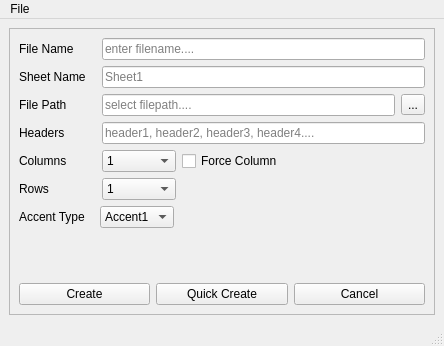
<?xml version="1.0" encoding="UTF-8"?>
<ui version="4.0">
 <class>MainWindow</class>
 <widget class="QMainWindow" name="MainWindow">
  <property name="geometry">
   <rect>
    <x>0</x>
    <y>0</y>
    <width>444</width>
    <height>346</height>
   </rect>
  </property>
  <property name="minimumSize">
   <size>
    <width>400</width>
    <height>330</height>
   </size>
  </property>
  <property name="windowTitle">
   <string>MainWindow</string>
  </property>
  <widget class="QWidget" name="centralwidget">
   <layout class="QGridLayout" name="gridLayout_2">
    <item row="0" column="0">
     <widget class="QFrame" name="main_frm">
      <property name="frameShape">
       <enum>QFrame::StyledPanel</enum>
      </property>
      <property name="frameShadow">
       <enum>QFrame::Raised</enum>
      </property>
      <layout class="QGridLayout" name="gridLayout">
       <item row="1" column="0">
        <layout class="QHBoxLayout" name="horizontalLayout_2">
         <item>
          <widget class="QLabel" name="sheetname_LBL">
           <property name="minimumSize">
            <size>
             <width>77</width>
             <height>0</height>
            </size>
           </property>
           <property name="text">
            <string>Sheet Name</string>
           </property>
          </widget>
         </item>
         <item>
          <widget class="QLineEdit" name="sheetname_LE">
           <property name="minimumSize">
            <size>
             <width>200</width>
             <height>0</height>
            </size>
           </property>
           <property name="placeholderText">
            <string>Sheet1</string>
           </property>
          </widget>
         </item>
        </layout>
       </item>
       <item row="2" column="0">
        <layout class="QHBoxLayout" name="horizontalLayout_3">
         <item>
          <widget class="QLabel" name="filepath_LBL">
           <property name="minimumSize">
            <size>
             <width>77</width>
             <height>0</height>
            </size>
           </property>
           <property name="text">
            <string>File Path</string>
           </property>
          </widget>
         </item>
         <item>
          <widget class="QLineEdit" name="filepath_LE">
           <property name="minimumSize">
            <size>
             <width>200</width>
             <height>0</height>
            </size>
           </property>
           <property name="placeholderText">
            <string>select filepath....</string>
           </property>
          </widget>
         </item>
         <item>
          <widget class="QToolButton" name="filepath_TB">
           <property name="text">
            <string>...</string>
           </property>
          </widget>
         </item>
        </layout>
       </item>
       <item row="5" column="0">
        <layout class="QHBoxLayout" name="horizontalLayout_5">
         <item>
          <widget class="QLabel" name="cols_LBL">
           <property name="minimumSize">
            <size>
             <width>77</width>
             <height>0</height>
            </size>
           </property>
           <property name="maximumSize">
            <size>
             <width>77</width>
             <height>16777215</height>
            </size>
           </property>
           <property name="text">
            <string>Columns</string>
           </property>
          </widget>
         </item>
         <item>
          <widget class="QComboBox" name="cols_CB">
           <property name="maximumSize">
            <size>
             <width>74</width>
             <height>16777215</height>
            </size>
           </property>
           <item>
            <property name="text">
             <string>1</string>
            </property>
           </item>
           <item>
            <property name="text">
             <string>2</string>
            </property>
           </item>
           <item>
            <property name="text">
             <string>3</string>
            </property>
           </item>
           <item>
            <property name="text">
             <string>4</string>
            </property>
           </item>
           <item>
            <property name="text">
             <string>5</string>
            </property>
           </item>
           <item>
            <property name="text">
             <string>6</string>
            </property>
           </item>
           <item>
            <property name="text">
             <string>7</string>
            </property>
           </item>
           <item>
            <property name="text">
             <string>8</string>
            </property>
           </item>
           <item>
            <property name="text">
             <string>9</string>
            </property>
           </item>
           <item>
            <property name="text">
             <string>10</string>
            </property>
           </item>
          </widget>
         </item>
         <item>
          <widget class="QCheckBox" name="checkBox">
           <property name="text">
            <string>Force Column</string>
           </property>
          </widget>
         </item>
        </layout>
       </item>
       <item row="0" column="0">
        <layout class="QHBoxLayout" name="horizontalLayout">
         <item>
          <widget class="QLabel" name="filename_LBL">
           <property name="minimumSize">
            <size>
             <width>77</width>
             <height>0</height>
            </size>
           </property>
           <property name="text">
            <string>File Name</string>
           </property>
          </widget>
         </item>
         <item>
          <widget class="QLineEdit" name="filename_LE">
           <property name="minimumSize">
            <size>
             <width>200</width>
             <height>0</height>
            </size>
           </property>
           <property name="placeholderText">
            <string>enter filename....</string>
           </property>
          </widget>
         </item>
        </layout>
       </item>
       <item row="6" column="0">
        <layout class="QHBoxLayout" name="horizontalLayout_4">
         <item>
          <widget class="QLabel" name="rows_LBL">
           <property name="minimumSize">
            <size>
             <width>77</width>
             <height>0</height>
            </size>
           </property>
           <property name="maximumSize">
            <size>
             <width>77</width>
             <height>16777215</height>
            </size>
           </property>
           <property name="text">
            <string>Rows</string>
           </property>
          </widget>
         </item>
         <item>
          <widget class="QComboBox" name="rows_CB">
           <property name="minimumSize">
            <size>
             <width>74</width>
             <height>0</height>
            </size>
           </property>
           <property name="maximumSize">
            <size>
             <width>74</width>
             <height>16777215</height>
            </size>
           </property>
           <item>
            <property name="text">
             <string>1</string>
            </property>
           </item>
           <item>
            <property name="text">
             <string>2</string>
            </property>
           </item>
           <item>
            <property name="text">
             <string>3</string>
            </property>
           </item>
           <item>
            <property name="text">
             <string>4</string>
            </property>
           </item>
           <item>
            <property name="text">
             <string>5</string>
            </property>
           </item>
           <item>
            <property name="text">
             <string>6</string>
            </property>
           </item>
           <item>
            <property name="text">
             <string>7</string>
            </property>
           </item>
           <item>
            <property name="text">
             <string>8</string>
            </property>
           </item>
           <item>
            <property name="text">
             <string>9</string>
            </property>
           </item>
           <item>
            <property name="text">
             <string>10</string>
            </property>
           </item>
          </widget>
         </item>
         <item>
          <spacer name="horizontalSpacer">
           <property name="orientation">
            <enum>Qt::Horizontal</enum>
           </property>
           <property name="sizeType">
            <enum>QSizePolicy::Expanding</enum>
           </property>
           <property name="sizeHint" stdset="0">
            <size>
             <width>40</width>
             <height>20</height>
            </size>
           </property>
          </spacer>
         </item>
        </layout>
       </item>
       <item row="7" column="0">
        <layout class="QHBoxLayout" name="horizontalLayout_6">
         <item>
          <widget class="QLabel" name="accenttype_LBL">
           <property name="minimumSize">
            <size>
             <width>75</width>
             <height>0</height>
            </size>
           </property>
           <property name="maximumSize">
            <size>
             <width>77</width>
             <height>16777215</height>
            </size>
           </property>
           <property name="text">
            <string>Accent Type</string>
           </property>
          </widget>
         </item>
         <item>
          <widget class="QComboBox" name="accenttype_CB">
           <property name="enabled">
            <bool>true</bool>
           </property>
           <property name="maximumSize">
            <size>
             <width>75</width>
             <height>16777215</height>
            </size>
           </property>
           <property name="layoutDirection">
            <enum>Qt::LeftToRight</enum>
           </property>
           <property name="insertPolicy">
            <enum>QComboBox::InsertAtBottom</enum>
           </property>
           <item>
            <property name="text">
             <string>Accent1</string>
            </property>
           </item>
           <item>
            <property name="text">
             <string>Accent2</string>
            </property>
           </item>
           <item>
            <property name="text">
             <string>Accent3</string>
            </property>
           </item>
           <item>
            <property name="text">
             <string>Accent4</string>
            </property>
           </item>
           <item>
            <property name="text">
             <string>Accent5</string>
            </property>
           </item>
           <item>
            <property name="text">
             <string>Accent6</string>
            </property>
           </item>
          </widget>
         </item>
         <item>
          <spacer name="horizontalSpacer_2">
           <property name="orientation">
            <enum>Qt::Horizontal</enum>
           </property>
           <property name="sizeHint" stdset="0">
            <size>
             <width>40</width>
             <height>20</height>
            </size>
           </property>
          </spacer>
         </item>
        </layout>
       </item>
       <item row="8" column="0">
        <spacer name="verticalSpacer">
         <property name="orientation">
          <enum>Qt::Vertical</enum>
         </property>
         <property name="sizeHint" stdset="0">
          <size>
           <width>20</width>
           <height>40</height>
          </size>
         </property>
        </spacer>
       </item>
       <item row="10" column="0">
        <layout class="QHBoxLayout" name="horizontalLayout_7">
         <item>
          <widget class="QPushButton" name="create_PB">
           <property name="text">
            <string>Create</string>
           </property>
          </widget>
         </item>
         <item>
          <widget class="QPushButton" name="quickcreate_PB">
           <property name="text">
            <string>Quick Create</string>
           </property>
          </widget>
         </item>
         <item>
          <widget class="QPushButton" name="cancel_PB">
           <property name="text">
            <string>Cancel</string>
           </property>
          </widget>
         </item>
        </layout>
       </item>
       <item row="3" column="0">
        <layout class="QHBoxLayout" name="horizontalLayout_8">
         <item>
          <widget class="QLabel" name="headers_LBL">
           <property name="minimumSize">
            <size>
             <width>77</width>
             <height>0</height>
            </size>
           </property>
           <property name="text">
            <string>Headers</string>
           </property>
          </widget>
         </item>
         <item>
          <widget class="QLineEdit" name="headers_LE">
           <property name="minimumSize">
            <size>
             <width>200</width>
             <height>0</height>
            </size>
           </property>
           <property name="placeholderText">
            <string>header1, header2, header3, header4....</string>
           </property>
          </widget>
         </item>
        </layout>
       </item>
      </layout>
     </widget>
    </item>
   </layout>
  </widget>
  <widget class="QMenuBar" name="menubar">
   <property name="geometry">
    <rect>
     <x>0</x>
     <y>0</y>
     <width>444</width>
     <height>26</height>
    </rect>
   </property>
   <widget class="QMenu" name="menuFile">
    <property name="title">
     <string>File</string>
    </property>
    <addaction name="actionQuick_Create"/>
    <addaction name="separator"/>
    <addaction name="actionExit_2"/>
   </widget>
   <addaction name="menuFile"/>
  </widget>
  <widget class="QStatusBar" name="statusbar"/>
  <action name="actionQuick_Create">
   <property name="text">
    <string>Quick Create</string>
   </property>
  </action>
  <action name="actionExit">
   <property name="text">
    <string>Exit</string>
   </property>
  </action>
  <action name="actionExit_2">
   <property name="text">
    <string>Exit</string>
   </property>
  </action>
 </widget>
 <resources/>
 <connections/>
</ui>
